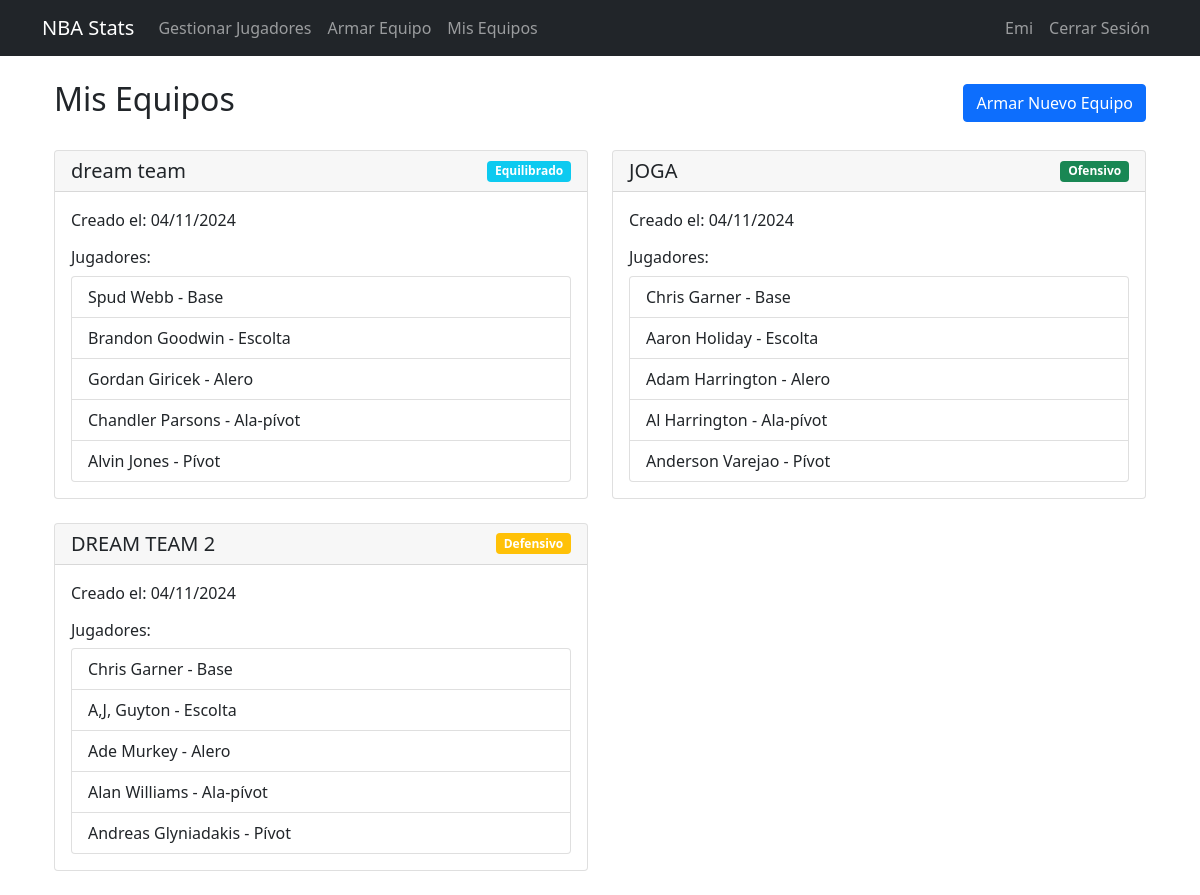
/mis_equipos (signed in), run on the app's committed database.
### models.py (models this page shows, shortened)
class Usuario(UserMixin, db.Model):
    __tablename__ = 'usuarios'
    id = db.Column(db.Integer, primary_key=True)
    username = db.Column(db.String(80), unique=True, nullable=False)
    password_hash = db.Column(db.String(256), nullable=False)
    equipos = db.relationship('Equipo', backref='usuario', lazy=True)

class Equipo(db.Model):
    __tablename__ = 'equipos'
    id = db.Column(db.Integer, primary_key=True)
    nombre = db.Column(db.String(100), nullable=False)  # Nuevo campo
    usuario_id = db.Column(db.Integer, db.ForeignKey('usuarios.id'), nullable=False)
    tipo = db.Column(db.String(50), nullable=False)  # 'ofensivo', 'defensivo', 'equilibrado'
    fecha_creacion = db.Column(db.DateTime, default=db.func.current_timestamp())  # Nuevo campo
    jugadores = db.relationship('Jugador', secondary='jugador_equipo', lazy='subquery',
        backref=db.backref('equipos', lazy=True))

class Jugador(db.Model):
    __tablename__ = 'jugadores'
    id = db.Column(db.Integer, primary_key=True)
    nombre = db.Column(db.Text)
    equipo = db.Column(db.Text)
    edad = db.Column(db.Float)
    altura = db.Column(db.Float)
    universidad = db.Column(db.Text)
    pais = db.Column(db.Text)
    partidos_jugados = db.Column(db.Integer)
    puntos_por_partido = db.Column(db.Float)
    rebotes_por_partido = db.Column(db.Float)
    asistencias_por_partido = db.Column(db.Float)
    rating_neto = db.Column(db.Float)
    porcentaje_rebotes_ofensivos = db.Column(db.Float)
    porcentaje_rebotes_defensivos = db.Column(db.Float)
    porcentaje_uso = db.Column(db.Float)
    porcentaje_tiro_efectivo = db.Column(db.Float)
    porcentaje_asistencias = db.Column(db.Float)
    temporada = db.Column(db.Text)
    posicion = db.Column(db.Text)

### app.py (the view)
@app.route('/mis_equipos')
@login_required
def mis_equipos():
    equipos = Equipo.query.filter_by(usuario_id=current_user.id).order_by(Equipo.fecha_creacion.desc()).all()
    return render_template('mis_equipos.html', equipos=equipos)

### app.py (called while the page is built)
@login_manager.user_loader
def load_user(user_id):
    return Usuario.query.get(int(user_id))

### templates/mis_equipos.html (shortened to what this page needs)
{% extends "base.html" %}
{% block content %}
<div class="container mt-4">
    <div class="d-flex justify-content-between align-items-center mb-4">
        <h2>Mis Equipos</h2>
        <a href="{{ url_for('armar_equipo') }}" class="btn btn-primary">Armar Nuevo Equipo</a>
    </div>
    <div class="row">
        {% for equipo in equipos %}
        <div class="col-md-6 mb-4">
            <div class="card">
                <div class="card-header d-flex justify-content-between align-items-center">
                    <h5 class="mb-0">{{ equipo.nombre }}</h5>
                    <span class="badge bg-{{ 'success' if equipo.tipo == 'ofensivo' else 'warning' if equipo.tipo == 'defensivo' else 'info' }}">
                        {{ equipo.tipo|title }}
                    </span>
                </div>
                <div class="card-body">
                    <p>Creado el: {{ equipo.fecha_creacion.strftime('%d/%m/%Y') }}</p>
                    <h6>Jugadores:</h6>
                    <div class="list-group">
                        {% for jugador in equipo.jugadores %}
                        <div class="list-group-item list-group-item-action cursor-pointer" data-jugador-id="{{ jugador.id }}">
                            {{ jugador.nombre }} - {{ jugador.posicion }}
                        </div>
                        {% endfor %}
                    </div>
                </div>
            </div>
        </div>
        {% endfor %}
    </div>
</div>
{% endblock %}

### templates/base.html (shortened to what this page needs)
<!DOCTYPE html>
<html lang="es">
<head>
    <link href="https://cdn.jsdelivr.net/npm/bootstrap@5.1.3/dist/css/bootstrap.min.css" rel="stylesheet">
    <link rel="stylesheet" type="text/css" href="https://cdn.datatables.net/1.10.24/css/jquery.dataTables.css">
</head>
<body>
<nav class="navbar navbar-expand-lg navbar-dark bg-dark">
    <div class="container">
        <a class="navbar-brand" href="{{ url_for('index') }}">NBA Stats</a>
        <div class="collapse navbar-collapse" id="navbarNav">
            <ul class="navbar-nav">
                <li class="nav-item">
                    <a class="nav-link" href="{{ url_for('index') }}">Gestionar Jugadores</a>
                </li>
                <li class="nav-item">
                    <a class="nav-link" href="{{ url_for('armar_equipo') }}">Armar Equipo</a>
                </li>
                <li class="nav-item">
                    <a class="nav-link" href="{{ url_for('mis_equipos') }}">Mis Equipos</a>
                </li>
            </ul>
            <ul class="navbar-nav ms-auto">
                {% if current_user.is_authenticated %}
                <li class="nav-item">
                    <span class="nav-link">{{ current_user.username }}</span>
                </li>
                <li class="nav-item">
                    <a class="nav-link" href="{{ url_for('logout') }}">Cerrar Sesión</a>
                </li>
                {% endif %}
            </ul>
        </div>
    </div>
</nav>
    <div class="container mt-4">
        {% block content %}{% endblock %}
    </div>
</body>
</html>

### data on the page
Usuario: username "Emi"
Equipo: nombre "dream team", tipo "Equilibrado", fecha_creacion "04/11/2024"
Jugador: nombre "Spud Webb", posicion "Base"
Jugador: nombre "Brandon Goodwin", posicion "Escolta"
Jugador: nombre "Gordan Giricek", posicion "Alero"
Jugador: nombre "Chandler Parsons", posicion "Ala-pívot"
Jugador: nombre "Alvin Jones", posicion "Pívot"
Equipo: nombre "JOGA", tipo "Ofensivo", fecha_creacion "04/11/2024"
Jugador: nombre "Chris Garner", posicion "Base"
Jugador: nombre "Aaron Holiday", posicion "Escolta"
Jugador: nombre "Adam Harrington", posicion "Alero"
Jugador: nombre "Al Harrington", posicion "Ala-pívot"
Jugador: nombre "Anderson Varejao", posicion "Pívot"
Equipo: nombre "DREAM TEAM 2", tipo "Defensivo", fecha_creacion "04/11/2024"
Jugador: nombre "A,J, Guyton", posicion "Escolta"
Jugador: nombre "Ade Murkey", posicion "Alero"
Jugador: nombre "Alan Williams", posicion "Ala-pívot"
Jugador: nombre "Andreas Glyniadakis", posicion "Pívot"
